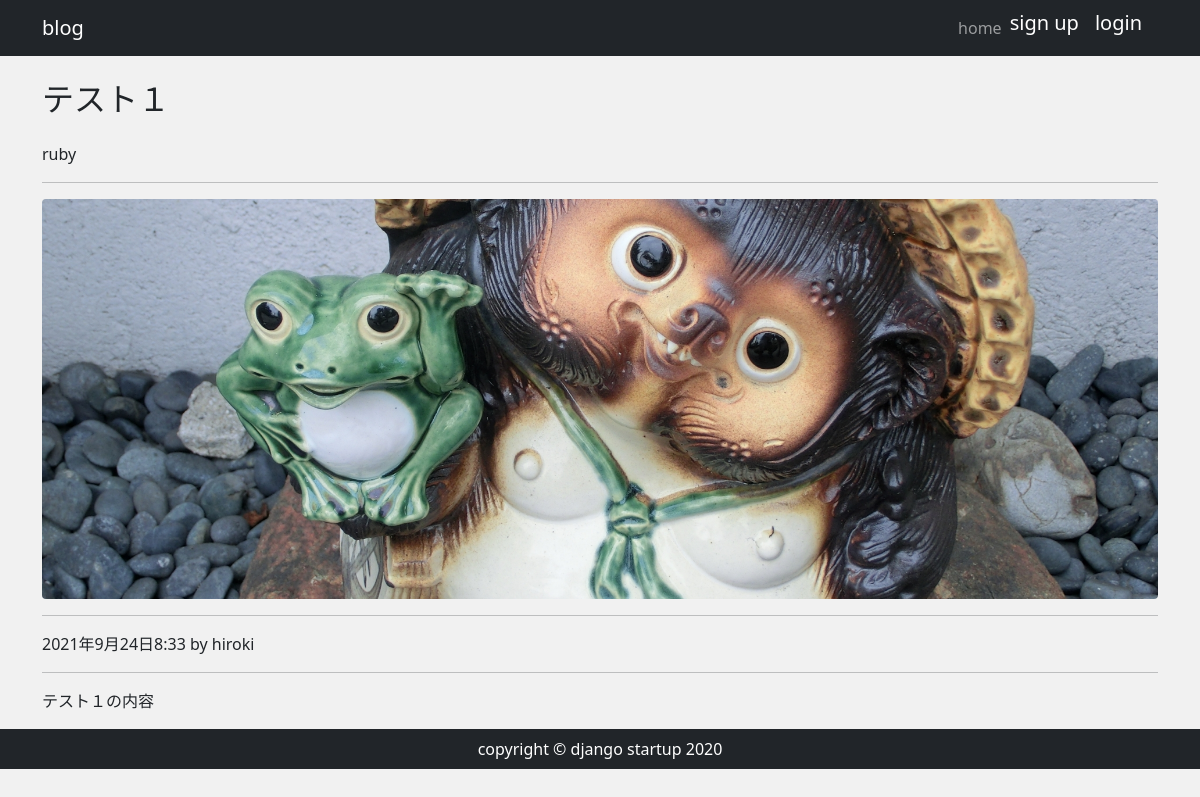
/post/5/, run on the app's committed database.
### app/models.py (models this page shows, shortened)
class Post(models.Model):
    author = models.ForeignKey(settings.AUTH_USER_MODEL, on_delete=models.CASCADE)
    category = models.ForeignKey(Category,verbose_name='カテゴリ',on_delete=models.PROTECT)
    title = models.CharField('title',max_length=200)
    content = models.TextField('content')
    image = models.ImageField(upload_to='images/',verbose_name='イメージ画像',null=True,blank=True)
    created = models.DateTimeField('作成日', default=timezone.now)

class Category(models.Model):
    name = models.CharField('カテゴリ',max_length=100)
    def __str__(self):
        return self.name

### app/views.py (the view)
# urls.py: path('post/<int:pk>/', views.PostDetailView.as_view(), name='post_detail'),
class PostDetailView(View):
    def get(self, request, *args, **kwargs):
        post_data = Post.objects.get(id = self.kwargs['pk'])
        return render(request, 'app/post_detail.html',{
            'post_data': post_data
        })

### app/context_processors.py (called while the page is built)
def common(request):
    category_data = Category.objects.all()
    context = {
        'category_data':category_data
    }
    return context

### app/templates/app/post_detail.html (shortened to what this page needs)
{% extends 'app/base.html' %}
{% block content %}
<h2 class="my-4">{{post_data.title}}</h2>
<p>{{ post_data.category }}</p>
<hr>
{% if post_data.image %}
<img src="{{ post_data.image.url }}" alt="" class="rounded detail-img">
{% endif %}
<hr>
<p>{{post_data.created}} by {{ post_data.author }}</p>
<hr>
<p>{{post_data.content|linebreaksbr}}</p>
{% endblock %}

### app/static/css/style.css (style rules this page uses)
* { margin: 0; padding: 0; box-sizing: border-box; }
body { background-color: #f1f1f1; display: flexbox; flex-flow: column; min-height: 100vh; }
.detail-img { object-fit: cover; width: 100%; height: 400px; }

### data on the page
Post: title "テスト１", category "ruby", image (picture), created "2021年9月24日8:33", author "hiroki", content "テスト１の内容"
